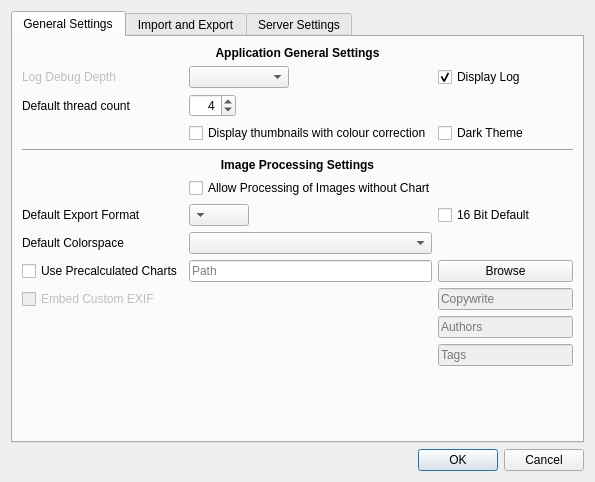
<?xml version="1.0" encoding="UTF-8"?>
<ui version="4.0">
 <class>ImageProcessorSettings</class>
 <widget class="QDialog" name="ImageProcessorSettings">
  <property name="geometry">
   <rect>
    <x>0</x>
    <y>0</y>
    <width>595</width>
    <height>482</height>
   </rect>
  </property>
  <property name="windowTitle">
   <string>Image Processor Settings</string>
  </property>
  <layout class="QGridLayout" name="gridLayout_2">
   <item row="2" column="0">
    <widget class="QTabWidget" name="tabWidget">
     <property name="currentIndex">
      <number>0</number>
     </property>
     <widget class="QWidget" name="generalSettingsTab">
      <attribute name="title">
       <string>General Settings</string>
      </attribute>
      <layout class="QGridLayout" name="gridLayout_5">
       <item row="0" column="0">
        <layout class="QGridLayout" name="applicationGeneralGridLayout">
         <item row="18" column="0">
          <widget class="QLabel" name="label_12">
           <property name="text">
            <string>Default Colorspace</string>
           </property>
          </widget>
         </item>
         <item row="19" column="1">
          <widget class="QLineEdit" name="chartFolderPathLineEdit">
           <property name="placeholderText">
            <string>Path</string>
           </property>
          </widget>
         </item>
         <item row="13" column="0" colspan="3">
          <widget class="Line" name="line_2">
           <property name="orientation">
            <enum>Qt::Horizontal</enum>
           </property>
          </widget>
         </item>
         <item row="17" column="0">
          <widget class="QLabel" name="label_3">
           <property name="text">
            <string>Default Export Format</string>
           </property>
          </widget>
         </item>
         <item row="2" column="1" alignment="Qt::AlignLeft">
          <widget class="QComboBox" name="logDebugDepthCombobox">
           <property name="enabled">
            <bool>true</bool>
           </property>
           <property name="minimumSize">
            <size>
             <width>100</width>
             <height>0</height>
            </size>
           </property>
          </widget>
         </item>
         <item row="14" column="0" colspan="3">
          <widget class="QLabel" name="label_11">
           <property name="font">
            <font>
             <bold>true</bold>
            </font>
           </property>
           <property name="text">
            <string>Image Processing Settings</string>
           </property>
           <property name="alignment">
            <set>Qt::AlignCenter</set>
           </property>
          </widget>
         </item>
         <item row="20" column="2">
          <widget class="QLineEdit" name="exifCopywriteLineEdit">
           <property name="enabled">
            <bool>false</bool>
           </property>
           <property name="placeholderText">
            <string>Copywrite</string>
           </property>
          </widget>
         </item>
         <item row="0" column="0" colspan="3">
          <widget class="QLabel" name="label">
           <property name="maximumSize">
            <size>
             <width>16777215</width>
             <height>20</height>
            </size>
           </property>
           <property name="font">
            <font>
             <bold>true</bold>
            </font>
           </property>
           <property name="text">
            <string>Application General Settings</string>
           </property>
           <property name="alignment">
            <set>Qt::AlignCenter</set>
           </property>
          </widget>
         </item>
         <item row="18" column="1">
          <widget class="QComboBox" name="defaultColorspaceComboBox">
           <property name="toolTip">
            <string>Sets the default colourspace where it applies</string>
           </property>
          </widget>
         </item>
         <item row="3" column="1" alignment="Qt::AlignLeft">
          <widget class="QSpinBox" name="defaultThreadCountSpinbox">
           <property name="maximumSize">
            <size>
             <width>50</width>
             <height>16777215</height>
            </size>
           </property>
           <property name="alignment">
            <set>Qt::AlignRight|Qt::AlignTrailing|Qt::AlignVCenter</set>
           </property>
           <property name="suffix">
            <string/>
           </property>
           <property name="minimum">
            <number>1</number>
           </property>
           <property name="maximum">
            <number>100</number>
           </property>
           <property name="value">
            <number>4</number>
           </property>
          </widget>
         </item>
         <item row="2" column="0">
          <widget class="QLabel" name="label_4">
           <property name="enabled">
            <bool>false</bool>
           </property>
           <property name="text">
            <string>Log Debug Depth</string>
           </property>
          </widget>
         </item>
         <item row="17" column="1" alignment="Qt::AlignRight">
          <widget class="QComboBox" name="defaultExportFormatComboBox">
           <property name="maximumSize">
            <size>
             <width>60</width>
             <height>60</height>
            </size>
           </property>
           <property name="layoutDirection">
            <enum>Qt::RightToLeft</enum>
           </property>
           <property name="placeholderText">
            <string>jpg</string>
           </property>
          </widget>
         </item>
         <item row="16" column="1" colspan="2">
          <widget class="QCheckBox" name="allowChartlessProcessingCheckbox">
           <property name="toolTip">
            <string>If no chart found, processes and exports images as is</string>
           </property>
           <property name="text">
            <string>Allow Processing of Images without Chart</string>
           </property>
          </widget>
         </item>
         <item row="19" column="2">
          <widget class="QPushButton" name="browseForDefaultColorChartPushButton">
           <property name="text">
            <string>Browse</string>
           </property>
          </widget>
         </item>
         <item row="22" column="2">
          <widget class="QLineEdit" name="exifTagsLineEdit">
           <property name="enabled">
            <bool>false</bool>
           </property>
           <property name="placeholderText">
            <string>Tags</string>
           </property>
          </widget>
         </item>
         <item row="3" column="0">
          <widget class="QLabel" name="label_8">
           <property name="text">
            <string>Default thread count</string>
           </property>
          </widget>
         </item>
         <item row="20" column="0" colspan="2">
          <widget class="QCheckBox" name="embedCustomEXIFCheckbox">
           <property name="enabled">
            <bool>false</bool>
           </property>
           <property name="toolTip">
            <string>Embeds EXIF data into the exported images. uses image defaults if nothing entered</string>
           </property>
           <property name="text">
            <string>Embed Custom EXIF</string>
           </property>
           <property name="tristate">
            <bool>false</bool>
           </property>
          </widget>
         </item>
         <item row="17" column="2">
          <widget class="QCheckBox" name="bitDepth16EnableCheckbox">
           <property name="toolTip">
            <string>Set the default processing to 16 bit if the format allows</string>
           </property>
           <property name="text">
            <string>16 Bit Default</string>
           </property>
          </widget>
         </item>
         <item row="24" column="1">
          <spacer name="verticalSpacer_2">
           <property name="orientation">
            <enum>Qt::Vertical</enum>
           </property>
           <property name="sizeHint" stdset="0">
            <size>
             <width>20</width>
             <height>40</height>
            </size>
           </property>
          </spacer>
         </item>
         <item row="5" column="2">
          <widget class="QCheckBox" name="enableDarkThemeCheckbox">
           <property name="enabled">
            <bool>true</bool>
           </property>
           <property name="toolTip">
            <string/>
           </property>
           <property name="text">
            <string>Dark Theme</string>
           </property>
          </widget>
         </item>
         <item row="19" column="0">
          <widget class="QCheckBox" name="usePrecalculatedChartsCheckBox">
           <property name="text">
            <string>Use Precalculated Charts</string>
           </property>
          </widget>
         </item>
         <item row="2" column="2">
          <widget class="QCheckBox" name="displayLogCheckBox">
           <property name="text">
            <string>Display Log</string>
           </property>
           <property name="checked">
            <bool>true</bool>
           </property>
          </widget>
         </item>
         <item row="21" column="2">
          <widget class="QLineEdit" name="exifAuthorsLineEdit">
           <property name="enabled">
            <bool>false</bool>
           </property>
           <property name="placeholderText">
            <string>Authors</string>
           </property>
          </widget>
         </item>
         <item row="5" column="1">
          <widget class="QCheckBox" name="colorCorrectThumbnailsCheckbox">
           <property name="text">
            <string>Display thumbnails with colour correction</string>
           </property>
          </widget>
         </item>
        </layout>
       </item>
      </layout>
     </widget>
     <widget class="QWidget" name="importExportRules">
      <attribute name="title">
       <string>Import and Export</string>
      </attribute>
      <layout class="QGridLayout" name="gridLayout_6">
       <item row="0" column="0">
        <layout class="QGridLayout" name="importExportSettingsGridLayout">
         <item row="1" column="2">
          <layout class="QGridLayout" name="gridLayout">
           <item row="2" column="0">
            <widget class="QCheckBox" name="groupImagesByPrefixCheckbox">
             <property name="toolTip">
              <string>Groups images by filename prefix, for instance &quot;CAM01_0001&quot; will be grouped under &quot;CAM01&quot;</string>
             </property>
             <property name="text">
              <string>Group images by Filename Prefix</string>
             </property>
            </widget>
           </item>
           <item row="2" column="1">
            <widget class="QLineEdit" name="prefixGroupingLineEdit">
             <property name="toolTip">
              <string>Groups images </string>
             </property>
             <property name="placeholderText">
              <string>Seperator</string>
             </property>
            </widget>
           </item>
           <item row="1" column="0">
            <widget class="QCheckBox" name="groupImagesBySubfolderCheckbox">
             <property name="text">
              <string>Group Images by Subfolders</string>
             </property>
            </widget>
           </item>
           <item row="0" column="0">
            <widget class="QCheckBox" name="lookForImagesInSubfolderCheckbox">
             <property name="text">
              <string>Look for images in Subfolders</string>
             </property>
            </widget>
           </item>
           <item row="3" column="0">
            <widget class="QCheckBox" name="ignoreFormatsCheckbox">
             <property name="text">
              <string>Ignore Filter</string>
             </property>
            </widget>
           </item>
           <item row="3" column="1">
            <widget class="QLineEdit" name="ignoreStringLineEdit">
             <property name="toolTip">
              <string>Ignore Images with matching text. Use commas to ignore multiple types. Usage: &quot;REFERENCE&quot; will ignore all images with REFERENCE in the filename.</string>
             </property>
             <property name="placeholderText">
              <string>Ignore String, Use commas for Multiple</string>
             </property>
            </widget>
           </item>
          </layout>
         </item>
         <item row="6" column="2">
          <widget class="QPlainTextEdit" name="exportRulesTextBox">
           <property name="minimumSize">
            <size>
             <width>0</width>
             <height>140</height>
            </size>
           </property>
           <property name="maximumSize">
            <size>
             <width>16777215</width>
             <height>140</height>
            </size>
           </property>
           <property name="frameShape">
            <enum>QFrame::StyledPanel</enum>
           </property>
           <property name="undoRedoEnabled">
            <bool>false</bool>
           </property>
           <property name="readOnly">
            <bool>true</bool>
           </property>
           <property name="plainText">
            <string>[r]: Root folder name
[s]: Sub folder name (if exists)
[e]: File name extension
[oc]: Original file name without numbers
[c]: Custom name from custom input
[o]: Original file name
[n]: Image Number
[/]: new folder layer</string>
           </property>
           <property name="textInteractionFlags">
            <set>Qt::NoTextInteraction</set>
           </property>
           <property name="backgroundVisible">
            <bool>false</bool>
           </property>
          </widget>
         </item>
         <item row="4" column="1">
          <widget class="QCheckBox" name="useExportRulesCheckbox">
           <property name="text">
            <string>Use Export Rules</string>
           </property>
          </widget>
         </item>
         <item row="4" column="2">
          <widget class="QLineEdit" name="exportSettingsLineEdit">
           <property name="text">
            <string>[r]/[o][n4][e]</string>
           </property>
          </widget>
         </item>
         <item row="1" column="1">
          <widget class="QCheckBox" name="useImportRulesCheckbox">
           <property name="text">
            <string>Use Import Rules</string>
           </property>
          </widget>
         </item>
         <item row="2" column="1" colspan="2">
          <widget class="QLabel" name="label_6">
           <property name="font">
            <font>
             <bold>true</bold>
            </font>
           </property>
           <property name="text">
            <string>Export Settings</string>
           </property>
           <property name="alignment">
            <set>Qt::AlignCenter</set>
           </property>
          </widget>
         </item>
         <item row="7" column="1">
          <spacer name="verticalSpacer">
           <property name="orientation">
            <enum>Qt::Vertical</enum>
           </property>
           <property name="sizeHint" stdset="0">
            <size>
             <width>20</width>
             <height>60</height>
            </size>
           </property>
          </spacer>
         </item>
         <item row="0" column="1" colspan="2">
          <widget class="QLabel" name="label_5">
           <property name="font">
            <font>
             <bold>true</bold>
            </font>
           </property>
           <property name="text">
            <string>Import Settings</string>
           </property>
           <property name="alignment">
            <set>Qt::AlignCenter</set>
           </property>
          </widget>
         </item>
         <item row="5" column="2">
          <widget class="QLabel" name="schema_preview_label">
           <property name="text">
            <string>Schema Preview</string>
           </property>
          </widget>
         </item>
        </layout>
       </item>
      </layout>
     </widget>
     <widget class="QWidget" name="serverSettingsTab">
      <attribute name="title">
       <string>Server Settings</string>
      </attribute>
      <layout class="QGridLayout" name="gridLayout_8">
       <item row="1" column="0">
        <layout class="QGridLayout" name="serverSettingsGridLayout">
         <item row="5" column="1">
          <spacer name="verticalSpacer_4">
           <property name="orientation">
            <enum>Qt::Vertical</enum>
           </property>
           <property name="sizeHint" stdset="0">
            <size>
             <width>20</width>
             <height>40</height>
            </size>
           </property>
          </spacer>
         </item>
         <item row="0" column="1" colspan="2">
          <widget class="QLineEdit" name="hostServerAddressLineEdit">
           <property name="placeholderText">
            <string>Server address</string>
           </property>
          </widget>
         </item>
         <item row="1" column="2">
          <widget class="QPushButton" name="openServerHelpPushButton">
           <property name="text">
            <string>Help</string>
           </property>
          </widget>
         </item>
         <item row="0" column="0">
          <widget class="QCheckBox" name="enableServerCheckbox">
           <property name="font">
            <font>
             <pointsize>10</pointsize>
             <bold>true</bold>
            </font>
           </property>
           <property name="text">
            <string>Enable Server Connections</string>
           </property>
           <property name="iconSize">
            <size>
             <width>20</width>
             <height>20</height>
            </size>
           </property>
          </widget>
         </item>
        </layout>
       </item>
      </layout>
     </widget>
    </widget>
   </item>
   <item row="3" column="0">
    <widget class="QDialogButtonBox" name="finalizeSettingsButtonBox">
     <property name="orientation">
      <enum>Qt::Horizontal</enum>
     </property>
     <property name="standardButtons">
      <set>QDialogButtonBox::Cancel|QDialogButtonBox::Ok</set>
     </property>
    </widget>
   </item>
  </layout>
 </widget>
 <resources/>
 <connections>
  <connection>
   <sender>finalizeSettingsButtonBox</sender>
   <signal>accepted()</signal>
   <receiver>ImageProcessorSettings</receiver>
   <slot>accept()</slot>
   <hints>
    <hint type="sourcelabel">
     <x>248</x>
     <y>254</y>
    </hint>
    <hint type="destinationlabel">
     <x>157</x>
     <y>274</y>
    </hint>
   </hints>
  </connection>
  <connection>
   <sender>finalizeSettingsButtonBox</sender>
   <signal>rejected()</signal>
   <receiver>ImageProcessorSettings</receiver>
   <slot>reject()</slot>
   <hints>
    <hint type="sourcelabel">
     <x>316</x>
     <y>260</y>
    </hint>
    <hint type="destinationlabel">
     <x>286</x>
     <y>274</y>
    </hint>
   </hints>
  </connection>
 </connections>
</ui>
